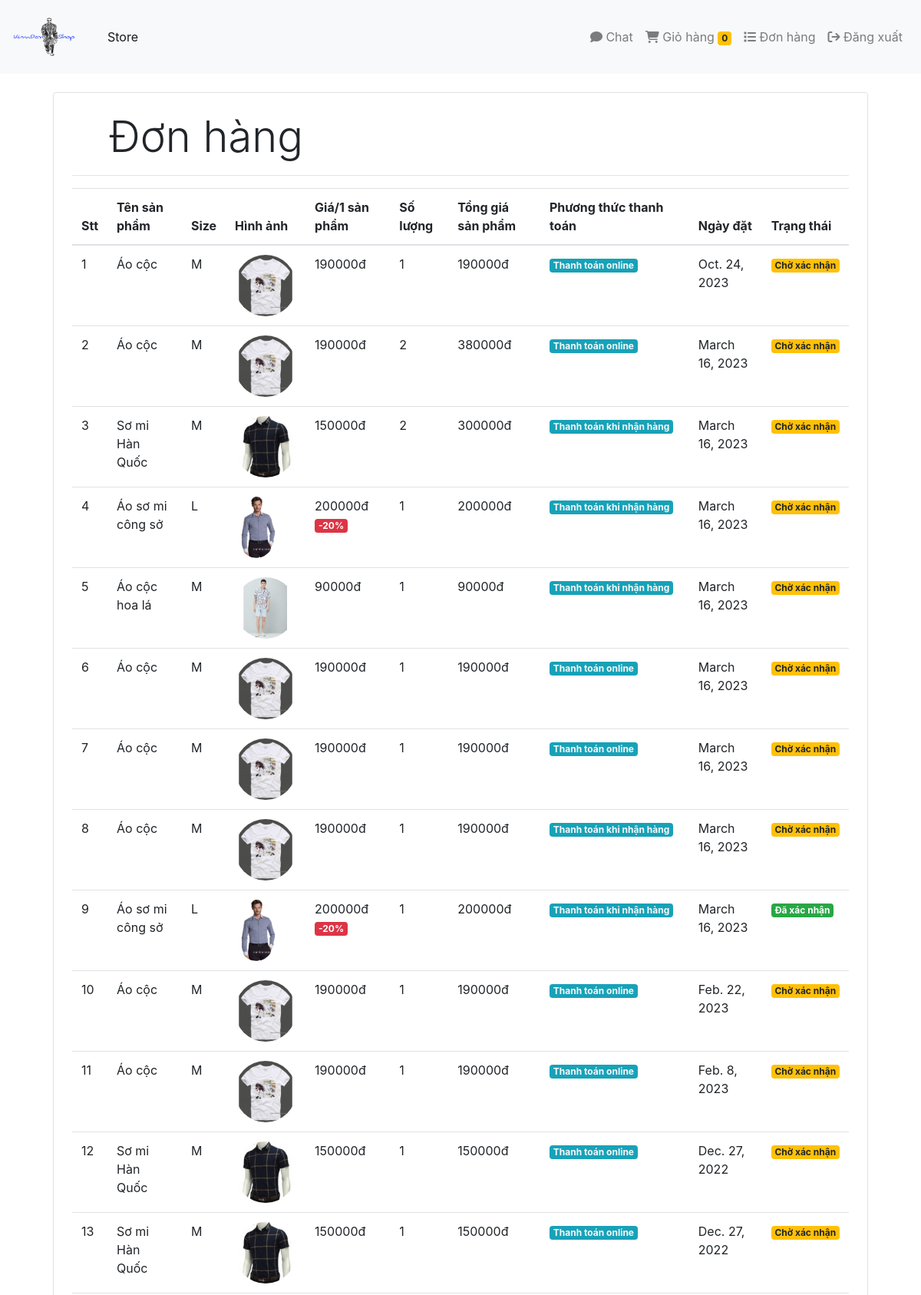
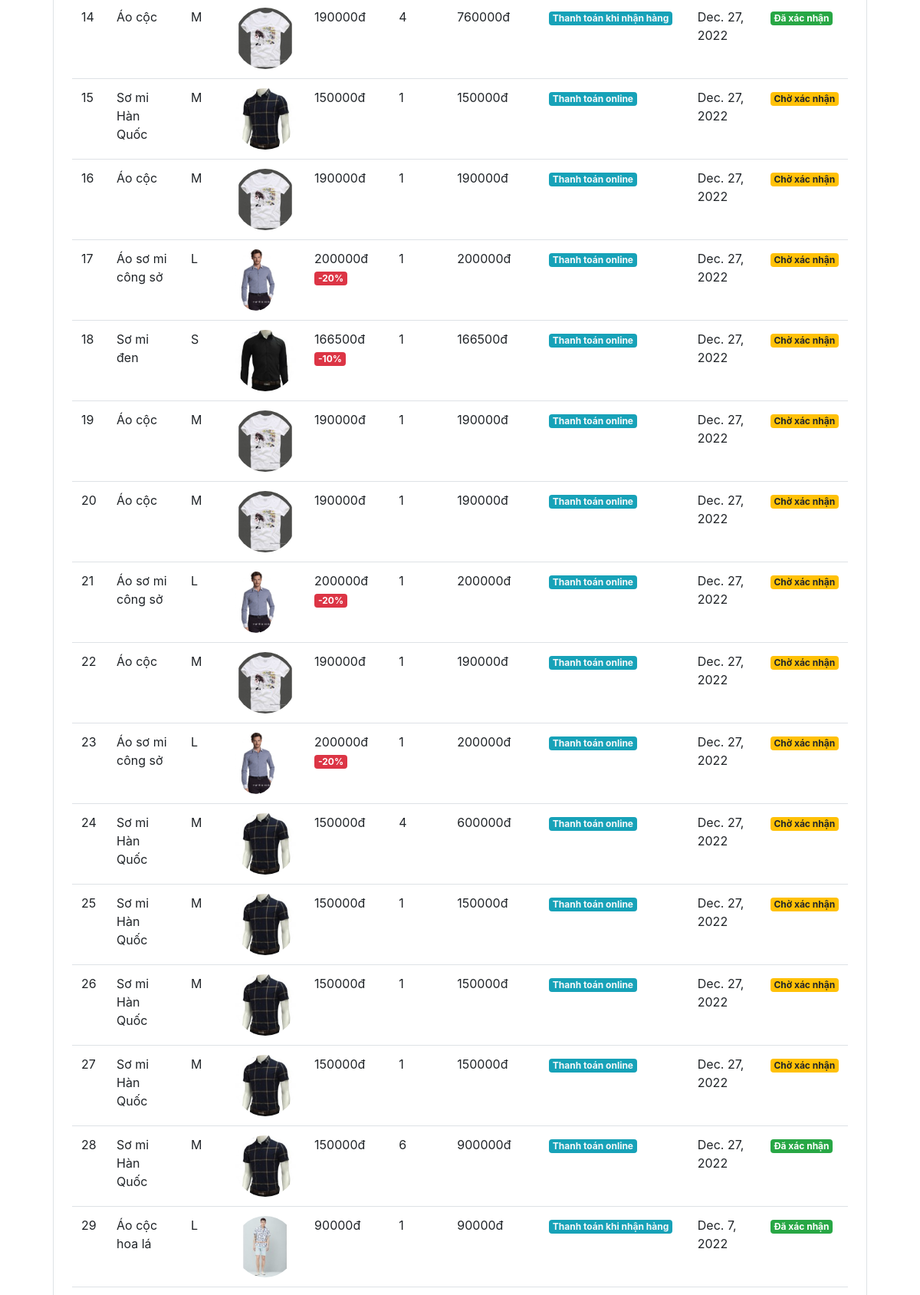
The app's page /orders (signed in, upper part) with its own data (2 pictures, top to bottom).
### SellClothes/models.py (models this page shows, shortened)
class Order(models.Model):
    product=models.ForeignKey(Product,on_delete=models.CASCADE,verbose_name='Tên sản phẩm',)
    customer=models.ForeignKey(Customer,on_delete=models.CASCADE,verbose_name='Tên Khách hàng')
    size=models.CharField('Size',max_length=10,default='', null=True , blank=True)
    quantity=models.IntegerField('Số lượng đặt',default=1)
    price=models.IntegerField('Giá thanh toán')
    address=models.CharField('Địa chỉ',max_length=50, default='',blank=True)
    phone=models.CharField('Số điện thoại',max_length=10,default='',blank=True)
    date=models.DateField('Ngày đặt',default=datetime.datetime.today)
    time=models.TimeField('Thời gian đặt',default=datetime.datetime.today)
    method_pay=models.CharField('Phương thức thanh toán',max_length=30,default='Thanh toán khi nhận hàng', blank=True)
    status=models.BooleanField('Xác nhận đơn',default=False)
    class Meta:
        verbose_name_plural = "Đơn hàng"
    @staticmethod
    def get_orders_by_customer(customer_id):
        return Order.objects.filter(customer=customer_id).order_by('-date')

class Product(models.Model):
    name = models.CharField('Tên sản phẩm',max_length=50)
    price = models.IntegerField('Giá sản phẩm',default=0)
    category = models.ForeignKey(Category, on_delete=models.CASCADE, default=1,verbose_name='Loại sản phẩm')
    price_size=models.ForeignKey(Pricesize,on_delete=models.CASCADE, default=1,verbose_name='Khoảng giá')
    description = models.CharField('Mô tả',max_length=200, default='' , null=True , blank=True)
    image = models.ImageField('Ảnh',upload_to='static/images/')
    quantity=models.IntegerField('Số lượng hàng còn',default=200)
    quantity_sale=models.IntegerField('Số lượng đã bán',default=0)
    quantity_import=models.IntegerField('Số lượng mới nhập',default=0)
    discount=models.IntegerField('Giảm giá',null=False , default = 0)
    size_choices=[('S','S'),('M','M'),('L','L')]
    size=models.CharField('Size',choices=size_choices,max_length=10,default='M' , null=True , blank=True)
    date=models.DateField("Ngày đặt cuối",)
    time=models.TimeField('Thời gian đặt cuối',)
    class Meta:
        verbose_name_plural = "Sản phẩm"

### SellClothes/views.py (the view)
# urls.py: path('orders',views.Orders.as_view(),name='orders'),
class Orders(View):
    def get(self, request):
        customer=request.session.get('customer')
        orders=Order.get_orders_by_customer(customer)
        return render(request,'orders.html',{'orders':orders})

### SellClothes/templatetags/custom_filter.py (called while the page is built)
@register.filter(name='currency')
def curency(number):
    if isinstance(number,int):
        return str(number)+"đ"
    else:
        return str(number)+"$"

@register.filter(name='multiply')
def multiply(number1,number2):
    return number1*number2

@register.simple_tag
def cal_sellprice(price , discount):
    if discount is None or discount is 0:
        return price
    sellprice = price
    sellprice = int(price - ( price * discount * 0.01 ))
    return math.floor(sellprice)

@register.simple_tag
def is_discount(discount):
    if discount!=0:
        return True;
    else:
        return False;

### SellClothes/templates/orders.html
{% extends 'base.html' %}
{%block content%}
{% load cart%}
{% load custom_filter%}
    <div class='container'>
        <div class="border rounded p-4  m-4">
            <p class="display-4 pl-4 ml-4">Đơn hàng</p>
            <hr>
            <table class="table">
                <thead>
                    <tr>
                        <th>Stt</th>
                        <th>Tên sản phẩm</th>
                        <th>Size</th>
                        <th>Hình ảnh</th>
                        <th>Giá/1 sản phẩm</th>
                        <th>Số lượng</th>
                        <th>Tổng giá sản phẩm</th>
                        <th>Phương thức thanh toán</th>
                        <th>Ngày đặt</th>
                        <th>Trạng thái</th>
                    </tr>
                </thead>
                <tbody>
                    {% for order in orders%}
                    <tr>
                        <td>{{forloop.counter}}</td>
                        <td>{{order.product.name}}</td>
                        <td>{{order.size}}</td>
                        <td><img style="height:80px;" class="rounded-circle" src="{{order.product.image.url}}" alt=""></td>
                        <td>{% cal_sellprice order.product.price order.product.discount as value %}
                            {{value|currency}}
                            {% is_discount order.product.discount as check %}
                            {% if check %}
                              <span class="badge badge-danger">-{{order.product.discount}}%</span>
                            {% endif %}
                        </td>
                        <td>{{order.quantity}}</td>
                        <td>{% cal_sellprice order.product.price order.product.discount as value %}{{order.quantity|multiply:value|currency}}</td>
                        <td><small class="badge badge-info text-light">{{order.method_pay}}</small></td>
                        <td>{{order.date}}</td>
                        {% if order.status %}
                        <td><small class="badge badge-success">Đã xác nhận</small></td>
                        {% else %}
                        <td><small class="badge badge-warning">Chờ xác nhận</small></td>
                        {% endif %}
                    {% endfor %}
                    </tr>
                </tbody>
            </table>
        </div>
    </div>
{% endblock content %}

### records on screen
Order: product.name "Áo cộc", size "M", product.image (picture), value "190000đ", quantity "1", quantity|multiply "190000đ", method_pay "Thanh toán online", date "Oct. 24, 2023", status "Chờ xác nhận"
Order: product.name "Áo cộc", size "M", product.image (picture), value "190000đ", quantity "2", quantity|multiply "380000đ", method_pay "Thanh toán online", date "March 16, 2023", status "Chờ xác nhận"
Order: product.name "Sơ mi Hàn Quốc", size "M", product.image (picture), value "150000đ", quantity "2", quantity|multiply "300000đ", method_pay "Thanh toán khi nhận hàng", date "March 16, 2023", status "Chờ xác nhận"
Order: product.name "Áo sơ mi công sở", size "L", product.image (picture), value "200000đ", product.discount "20", quantity "1", quantity|multiply "200000đ", method_pay "Thanh toán khi nhận hàng", date "March 16, 2023", status "Chờ xác nhận"
Order: product.name "Áo cộc hoa lá", size "M", product.image (picture), value "90000đ", quantity "1", quantity|multiply "90000đ", method_pay "Thanh toán khi nhận hàng", date "March 16, 2023", status "Chờ xác nhận"
Order: product.name "Áo cộc", size "M", product.image (picture), value "190000đ", quantity "1", quantity|multiply "190000đ", method_pay "Thanh toán online", date "March 16, 2023", status "Chờ xác nhận"
Order: product.name "Áo cộc", size "M", product.image (picture), value "190000đ", quantity "1", quantity|multiply "190000đ", method_pay "Thanh toán online", date "March 16, 2023", status "Chờ xác nhận"
Order: product.name "Áo cộc", size "M", product.image (picture), value "190000đ", quantity "1", quantity|multiply "190000đ", method_pay "Thanh toán khi nhận hàng", date "March 16, 2023", status "Chờ xác nhận"
Order: product.name "Áo sơ mi công sở", size "L", product.image (picture), value "200000đ", product.discount "20", quantity "1", quantity|multiply "200000đ", method_pay "Thanh toán khi nhận hàng", date "March 16, 2023", status "Đã xác nhận"
Order: product.name "Áo cộc", size "M", product.image (picture), value "190000đ", quantity "1", quantity|multiply "190000đ", method_pay "Thanh toán online", date "Feb. 22, 2023", status "Chờ xác nhận"
Order: product.name "Áo cộc", size "M", product.image (picture), value "190000đ", quantity "1", quantity|multiply "190000đ", method_pay "Thanh toán online", date "Feb. 8, 2023", status "Chờ xác nhận"
Order: product.name "Sơ mi Hàn Quốc", size "M", product.image (picture), value "150000đ", quantity "1", quantity|multiply "150000đ", method_pay "Thanh toán online", date "Dec. 27, 2022", status "Chờ xác nhận"
Order: product.name "Sơ mi Hàn Quốc", size "M", product.image (picture), value "150000đ", quantity "1", quantity|multiply "150000đ", method_pay "Thanh toán online", date "Dec. 27, 2022", status "Chờ xác nhận"
Order: product.name "Áo cộc", size "M", product.image (picture), value "190000đ", quantity "4", quantity|multiply "760000đ", method_pay "Thanh toán khi nhận hàng", date "Dec. 27, 2022", status "Đã xác nhận"
Order: product.name "Sơ mi Hàn Quốc", size "M", product.image (picture), value "150000đ", quantity "1", quantity|multiply "150000đ", method_pay "Thanh toán online", date "Dec. 27, 2022", status "Chờ xác nhận"
Order: product.name "Áo cộc", size "M", product.image (picture), value "190000đ", quantity "1", quantity|multiply "190000đ", method_pay "Thanh toán online", date "Dec. 27, 2022", status "Chờ xác nhận"
Order: product.name "Áo sơ mi công sở", size "L", product.image (picture), value "200000đ", product.discount "20", quantity "1", quantity|multiply "200000đ", method_pay "Thanh toán online", date "Dec. 27, 2022", status "Chờ xác nhận"
Order: product.name "Sơ mi đen", size "S", product.image (picture), value "166500đ", product.discount "10", quantity "1", quantity|multiply "166500đ", method_pay "Thanh toán online", date "Dec. 27, 2022", status "Chờ xác nhận"
Order: product.name "Áo cộc", size "M", product.image (picture), value "190000đ", quantity "1", quantity|multiply "190000đ", method_pay "Thanh toán online", date "Dec. 27, 2022", status "Chờ xác nhận"
Order: product.name "Áo cộc", size "M", product.image (picture), value "190000đ", quantity "1", quantity|multiply "190000đ", method_pay "Thanh toán online", date "Dec. 27, 2022", status "Chờ xác nhận"
Order: product.name "Áo sơ mi công sở", size "L", product.image (picture), value "200000đ", product.discount "20", quantity "1", quantity|multiply "200000đ", method_pay "Thanh toán online", date "Dec. 27, 2022", status "Chờ xác nhận"
Order: product.name "Áo cộc", size "M", product.image (picture), value "190000đ", quantity "1", quantity|multiply "190000đ", method_pay "Thanh toán online", date "Dec. 27, 2022", status "Chờ xác nhận"
Order: product.name "Áo sơ mi công sở", size "L", product.image (picture), value "200000đ", product.discount "20", quantity "1", quantity|multiply "200000đ", method_pay "Thanh toán online", date "Dec. 27, 2022", status "Chờ xác nhận"
Order: product.name "Sơ mi Hàn Quốc", size "M", product.image (picture), value "150000đ", quantity "4", quantity|multiply "600000đ", method_pay "Thanh toán online", date "Dec. 27, 2022", status "Chờ xác nhận"
Order: product.name "Sơ mi Hàn Quốc", size "M", product.image (picture), value "150000đ", quantity "1", quantity|multiply "150000đ", method_pay "Thanh toán online", date "Dec. 27, 2022", status "Chờ xác nhận"
Order: product.name "Sơ mi Hàn Quốc", size "M", product.image (picture), value "150000đ", quantity "1", quantity|multiply "150000đ", method_pay "Thanh toán online", date "Dec. 27, 2022", status "Chờ xác nhận"
Order: product.name "Sơ mi Hàn Quốc", size "M", product.image (picture), value "150000đ", quantity "1", quantity|multiply "150000đ", method_pay "Thanh toán online", date "Dec. 27, 2022", status "Chờ xác nhận"
Order: product.name "Sơ mi Hàn Quốc", size "M", product.image (picture), value "150000đ", quantity "6", quantity|multiply "900000đ", method_pay "Thanh toán online", date "Dec. 27, 2022", status "Đã xác nhận"
Order: product.name "Áo cộc hoa lá", size "L", product.image (picture), value "90000đ", quantity "1", quantity|multiply "90000đ", method_pay "Thanh toán khi nhận hàng", date "Dec. 7, 2022", status "Đã xác nhận"

### other values on screen
{{ request.session.cart.keys|length }} "0"
